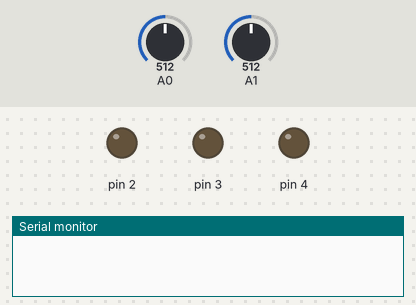
Recording of a sketch running on a simulated Arduino Uno, built with avr-gcc and run on an emulated ATmega328P. Shown: output pins drawn as LEDs (lit = HIGH), the last lines printed to the serial monitor. Inputs (shaded band) come from the test bench; at power-on: A0 = 512, A1 = 512.

Above: at 0.1 s.
At 1.3 s:
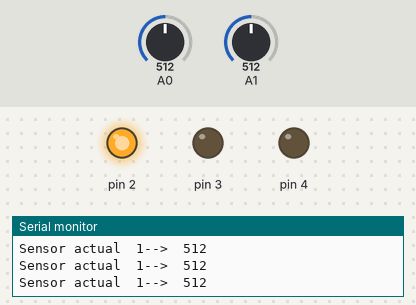
1.4 s: A0 set to 430
2.9 s: A0 set to 402
At 4.2 s:
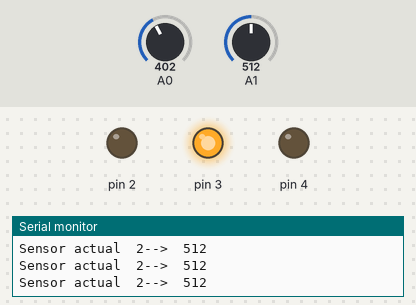
Timing chart, 0 to 5.9 s (numbered marks = the images above; inputs shaded):
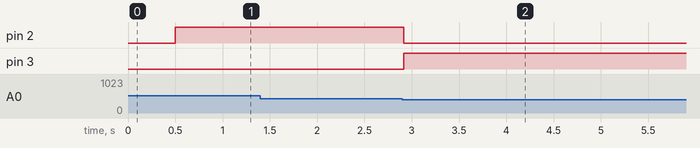

The sketch:

Juego_Laser.ino
```cpp
#include <LiquidCrystal_I2C.h>
#include <Wire.h>

int NLEDS = 4;
byte cero = B00000000;
int puntos = 0;

void calSensor(int cal[5]);
void infoSensor(int pin);

void setup()
{
DDRD = B00011111;
Serial.begin(9600);


}
void loop()
{
  delay(500);
  int cal[5]= {0,0,analogRead(A0),analogRead(A1),analogRead(A2)};
  calSensor(cal);

  for(int led=2;led<5;led++)
    {
      PORTD = cero;
      do{
          digitalWrite(led,HIGH);
          infoSensor(led);

      }while(analogRead(led-2)>cal[led]-100);
    }

}


void calSensor(int cal[5])
{
Serial.print("Calibrado ronda -->     ");
Serial.print(cal[2]);
Serial.print(" ");
Serial.print(cal[3]);
Serial.print(" ");
Serial.println(cal[4]);
}
void infoSensor(int led){

Serial.print("Sensor actual  ");
Serial.print(led-1);
Serial.print("-->  ");
Serial.println(analogRead(led-2));
delay(100);
}
```

Measured:
- the behaviour switches between 413 and 412 on A0 (found by bisection; images 1 and 2)
- after the input at 2.9 s, pin 2: HIGH → LOW at once; pin 3: LOW → HIGH at once
